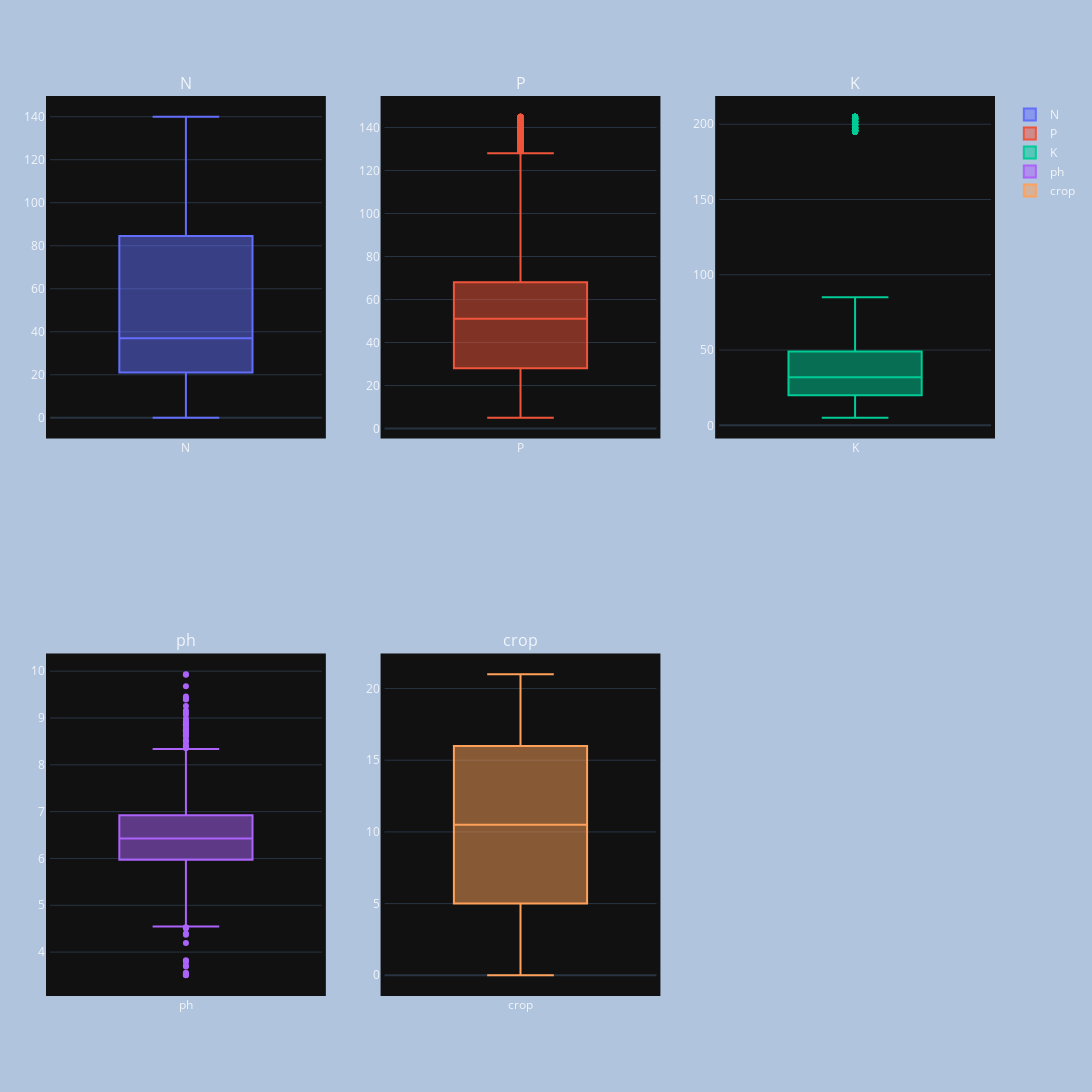

The notebook cell saved with this chart:
### Code cell
make_box_plots(crops_encoded, 3)

### Figure 1 — Plotly figure (JSON) as saved in the notebook; plotly's stock layout.template omitted (floating-point values rounded to 4 significant figures; data arrays with more than 128 entries replaced by an {"elided": "..."} marker saying what was removed)
{"data": [{"name": "N", "y": {"elided": "2200 int values"}, "type": "box", "xaxis": "x", "yaxis": "y"}, {"name": "P", "y": {"elided": "2200 int values"}, "type": "box", "xaxis": "x2", "yaxis": "y2"}, {"name": "K", "y": {"elided": "2200 int values"}, "type": "box", "xaxis": "x3", "yaxis": "y3"}, {"name": "ph", "y": {"elided": "2200 float values"}, "type": "box", "xaxis": "x4", "yaxis": "y4"}, {"name": "crop", "y": {"elided": "2200 int values"}, "type": "box", "xaxis": "x5", "yaxis": "y5"}], "layout": {"xaxis": {"anchor": "y", "domain": [0.0, 0.2889]}, "yaxis": {"anchor": "x", "domain": [0.625, 1.0]}, "xaxis2": {"anchor": "y2", "domain": [0.3556, 0.6444]}, "yaxis2": {"anchor": "x2", "domain": [0.625, 1.0]}, "xaxis3": {"anchor": "y3", "domain": [0.7111, 1.0]}, "yaxis3": {"anchor": "x3", "domain": [0.625, 1.0]}, "xaxis4": {"anchor": "y4", "domain": [0.0, 0.2889]}, "yaxis4": {"anchor": "x4", "domain": [0.0, 0.375]}, "xaxis5": {"anchor": "y5", "domain": [0.3556, 0.6444]}, "yaxis5": {"anchor": "x5", "domain": [0.0, 0.375]}, "xaxis6": {"anchor": "y6", "domain": [0.7111, 1.0]}, "yaxis6": {"anchor": "x6", "domain": [0.0, 0.375]}, "annotations": [{"font": {"size": 16}, "showarrow": false, "text": "N", "x": 0.1444, "xanchor": "center", "xref": "paper", "y": 1.005, "yanchor": "bottom", "yref": "paper"}, {"font": {"size": 16}, "showarrow": false, "text": "P", "x": 0.5, "xanchor": "center", "xref": "paper", "y": 1.005, "yanchor": "bottom", "yref": "paper"}, {"font": {"size": 16}, "showarrow": false, "text": "K", "x": 0.8556, "xanchor": "center", "xref": "paper", "y": 1.005, "yanchor": "bottom", "yref": "paper"}, {"font": {"size": 16}, "showarrow": false, "text": "ph", "x": 0.1444, "xanchor": "center", "xref": "paper", "y": 0.38, "yanchor": "bottom", "yref": "paper"}, {"font": {"size": 16}, "showarrow": false, "text": "crop", "x": 0.5, "xanchor": "center", "xref": "paper", "y": 0.38, "yanchor": "bottom", "yref": "paper"}], "margin": {"l": 50, "r": 50, "b": 100, "t": 100, "pad": 4}, "autosize": false, "width": 1200, "height": 2000, "paper_bgcolor": "LightSteelBlue"}}
